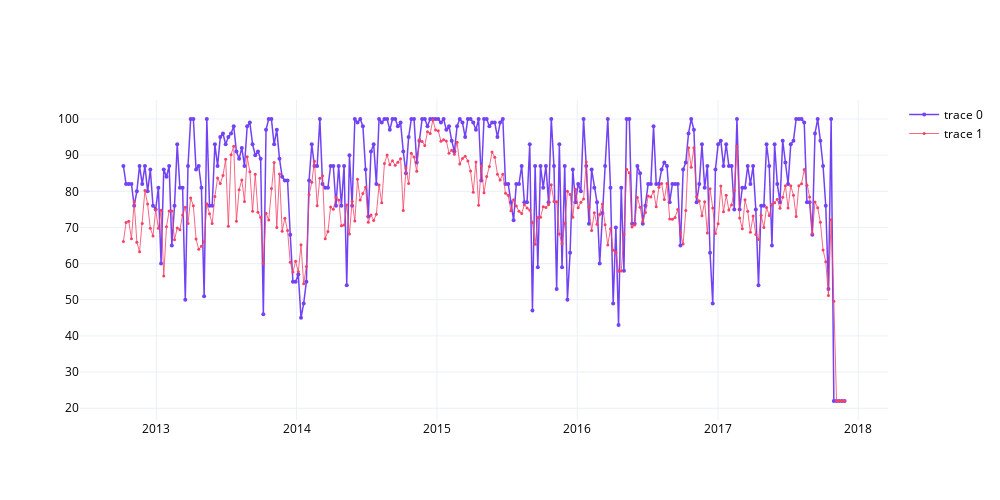

The notebook cell saved with this chart:
### Code cell
# Settimanale
umi_set = umidita.asfreq("W")
umi_med_set = umidita["San Francisco"].resample("W").agg("mean").reset_index()

fig = go.Figure()

fig.add_trace(
    go.Scatter(
        y = umi_set["San Francisco"],
        x = umi_set.index,
        mode = "lines+markers",
        line_color = "#7242f5",
        line_width = 1.5,
        marker_size = 4
    )
)
fig.add_trace(
    go.Scatter(
        y = umi_med_set["San Francisco"],
        x = umi_set.index,
        mode = "lines+markers",
        line_color = "#f54266",
        line_width = 0.8,
        marker_size = 3
    )
)

fig.update_layout(
    template = "plotly_white",
    font_color = "black",
    height = 500,
    width = 1000
)

### Figure 1 — Plotly figure (JSON) as saved in the notebook; plotly's stock layout.template omitted (floating-point values rounded to 4 significant figures; data arrays with more than 128 entries replaced by an {"elided": "..."} marker saying what was removed)
{"data": [{"line": {"color": "#7242f5", "width": 1.5}, "marker": {"size": 4}, "mode": "lines+markers", "type": "scatter", "x": {"elided": "269 str values"}, "y": {"elided": "269 int values"}}, {"line": {"color": "#f54266", "width": 0.8}, "marker": {"size": 3}, "mode": "lines+markers", "type": "scatter", "x": {"elided": "269 str values"}, "y": {"elided": "270 float values"}}], "layout": {"font": {"color": "black"}, "height": 500, "width": 1000}}
